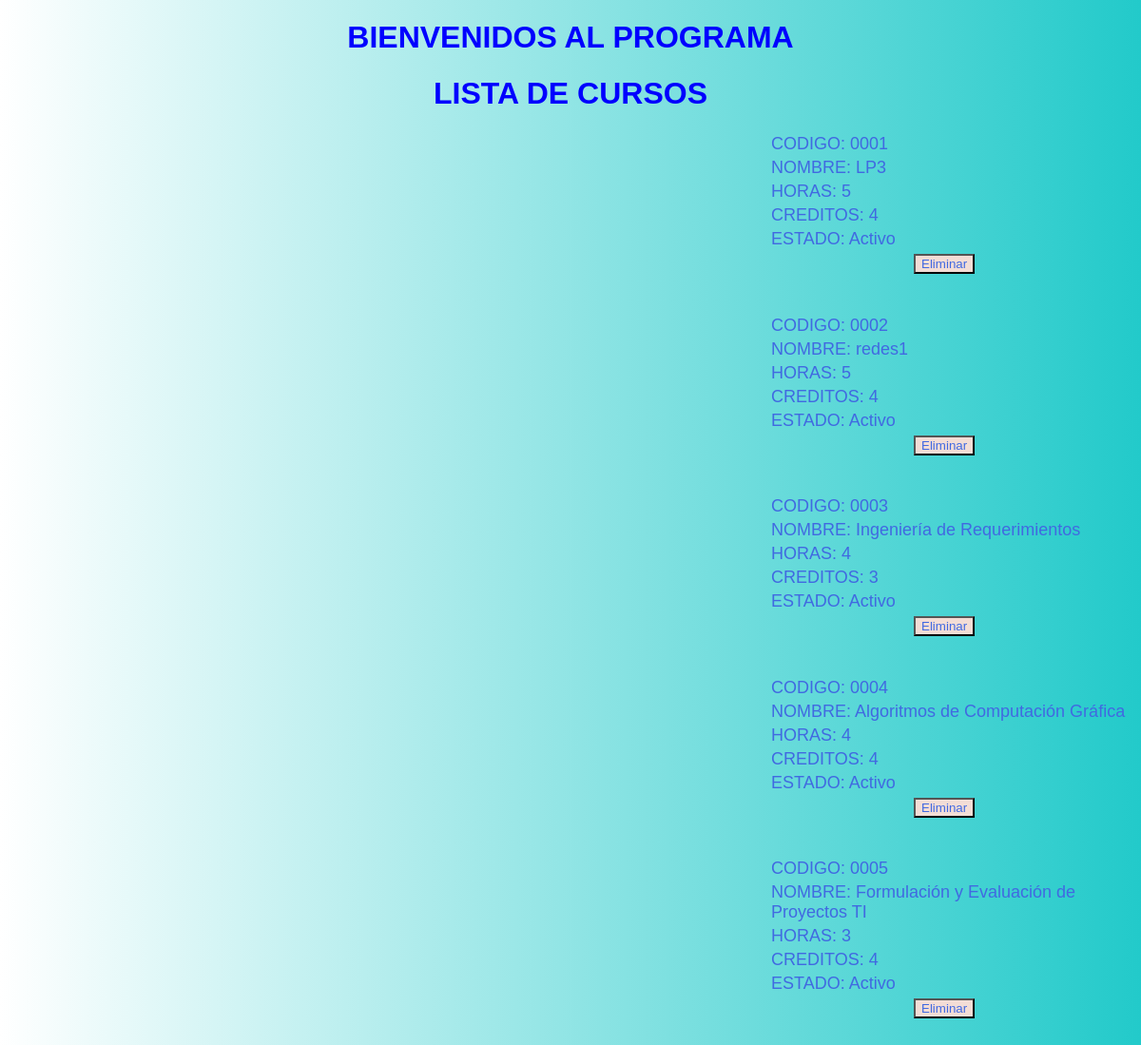
Page /listar_cursos/ on the earlier database version.
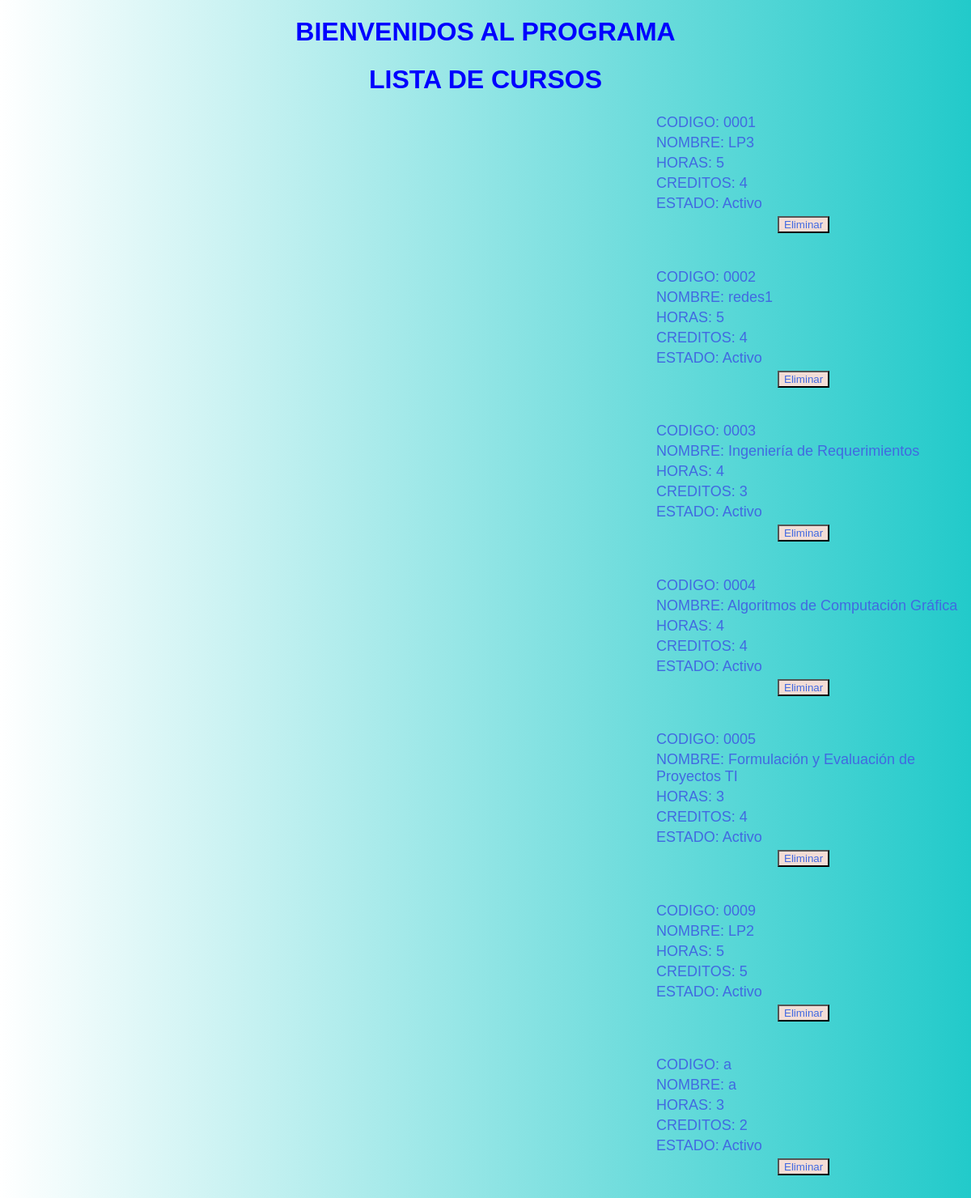
Same page on the later database version.
### appec4/models.py (models this page shows)
class Course (models.Model):
    code=models.CharField(max_length=50)
    name=models.CharField(max_length=30)
    hour=models.CharField(max_length=15)
    credits=models.CharField(max_length=30)
    state=models.CharField(max_length=15)

### appec4/views.py (the view)
# urls.py: path('listar_cursos/', views.listar_cursos, name='listar_cursos'),
def listar_cursos(request):
    cursos= Course.objects.all()
    return render(request,'listar_cursos.html',{
        'titulo':'Lista de Cursos',
        'cursos': cursos
    })

### appec4/templates/listar_cursos.html
{% extends 'layout.html' %}
{% block content%}
<h1>LISTA DE CURSOS</h1>
{% for curso in cursos %}
<table>
<tr>
        <td>CODIGO: {{curso.code}}</td>
</tr>
<tr>
        <td>NOMBRE: {{curso.name}}</td>
</tr>
<tr>
        <td>HORAS: {{curso.hour}}</td>
</tr>
<tr>
        <td>CREDITOS: {{curso.credits}}</td>
</tr>
<tr>
        <td>ESTADO: {{curso.state}}</td>
</tr>
<tr>
        <td><button class='bt1'><a href="{% url 'eliminar_curso' id=curso.id %}">Eliminar</a></button></td>
    </tr>
</table>
<br>
<br>
{% endfor %}
{% endblock %}

Differences in the rows shown:
added Course: code "0009", name "LP2", hour "5", credits "5", state "Activo"
added Course: code "a", name "a", hour "3", credits "2", state "Activo"
